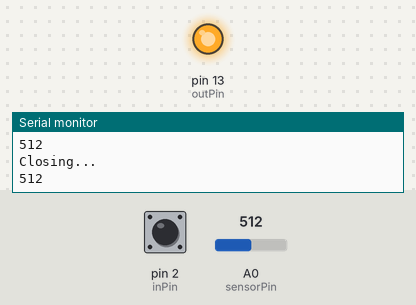
Bench run of a sketch on a simulated Arduino Uno, built with avr-gcc and run on an emulated ATmega328P. Parts: output pins drawn as LEDs (lit = HIGH), the last lines printed to the serial monitor. Dashed ring = blinking. Inputs (shaded band) come from the test bench; at power-on: pin 2 (inPin) HIGH, A0 (sensorPin) = 512.

Above: at 1.2 s.
1.3 s: pin 2 (inPin) pulled LOW for 0.15 s
At 2.1 s:
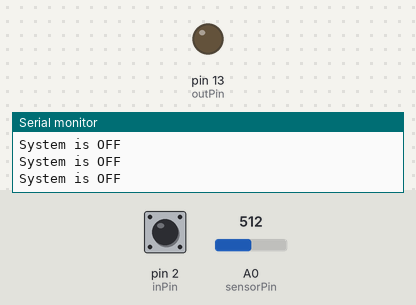
2.9 s: pin 2 (inPin) pulled LOW for 1 s
At 3.8 s:
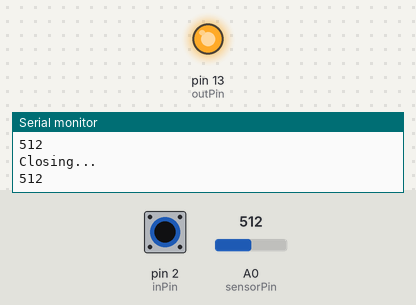
7.1 s: pin 2 (inPin) pulsed LOW 5 times (0.12 s each, 0.3 s apart)
At 7.57 s:
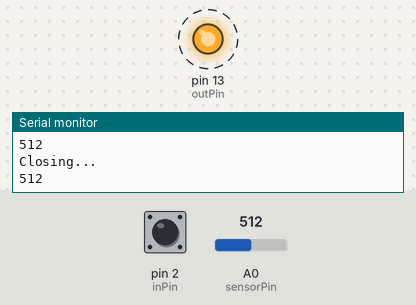
11.6 s: pin 2 (inPin) pulled LOW for 3.2 s
At 13.1 s:
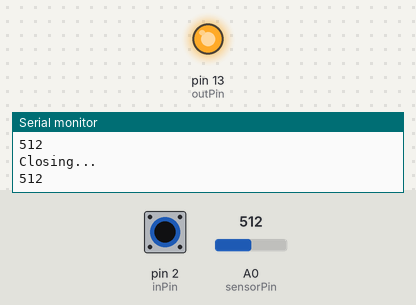
16.3 s: pin 2 (inPin) driven LOW
At 17.3 s:
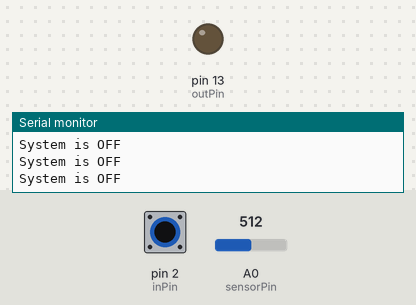
Timing chart, 0 to 19.3 s (numbered marks = the images above; inputs shaded):
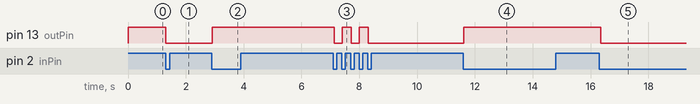

The sketch:

test.ino
```cpp
int sensorPin = A0; // select the input pin for LDR
int sensorValue = 0; // variable to store the value coming from the sensor
int inPin = 2;         // the number of the input pin
int outPin = 13;       // the number of the output pin for the startButton
int sensorOutPin = 12; // the number of the output pin for the sensor
int state = HIGH;      // the current state of the output pin
int reading;           // the current reading from the input pin
int previous = LOW;    // the previous reading from the input pin

					   // the follow variables are long's because the time, measured in miliseconds,
					   // will quickly become a bigger number than can be stored in an int.
long time = 0;         // the last time the output pin was toggled
long debounce = 200;
// variables will change:
void setup() {
	Serial.begin(9600); //sets serial port for communication
	pinMode(inPin, INPUT_PULLUP);
	pinMode(outPin, OUTPUT);
}
void loop() {
	// -----------Button on/off------------
	reading = digitalRead(inPin);
	// if the input just went from LOW and HIGH and we've waited long enough
	// to ignore any noise on the circuit, toggle the output pin and remember
	// the time
	if (reading == LOW && previous == HIGH && millis() - time > debounce) {
		if (state == HIGH)
		{
			state = LOW;
			Serial.println("OFF");
		}
		else
		{
			state = HIGH;
			Serial.println("ON");
		}
		time = millis();
	}

	digitalWrite(outPin, state);

	previous = reading;
	//---------- Sensor && output led------------------
	if (state == HIGH)
	{
		sensorValue = analogRead(sensorPin); // read the value from the sensor
		Serial.println(sensorValue); //prints the values coming from the sensor on the screen
		delay(100);
		if (sensorValue > 500) {
			digitalWrite(sensorOutPin, HIGH);
			Serial.println("Closing...");
		}
		else {
			digitalWrite(sensorOutPin, LOW);
			Serial.println("Opening...");
		}
	}
	else
	{
		digitalWrite(sensorOutPin, LOW);
		Serial.println("System is OFF");
	}
	//----------------------------------------------
}
```

Measured:
- after the input at 1.3 s, pin 13 (outPin): HIGH → LOW at once
- after the input at 2.9 s, pin 13 (outPin): LOW → HIGH at once
- after the input at 7.1 s, pin 13 (outPin): alternates HIGH for 0.31 s and LOW for 0.28 s, 5 changes in all, then stays LOW, starting at once
- after the input at 11.6 s, pin 13 (outPin): LOW → HIGH at once
- after the input at 16.3 s, pin 13 (outPin): HIGH → LOW at once
